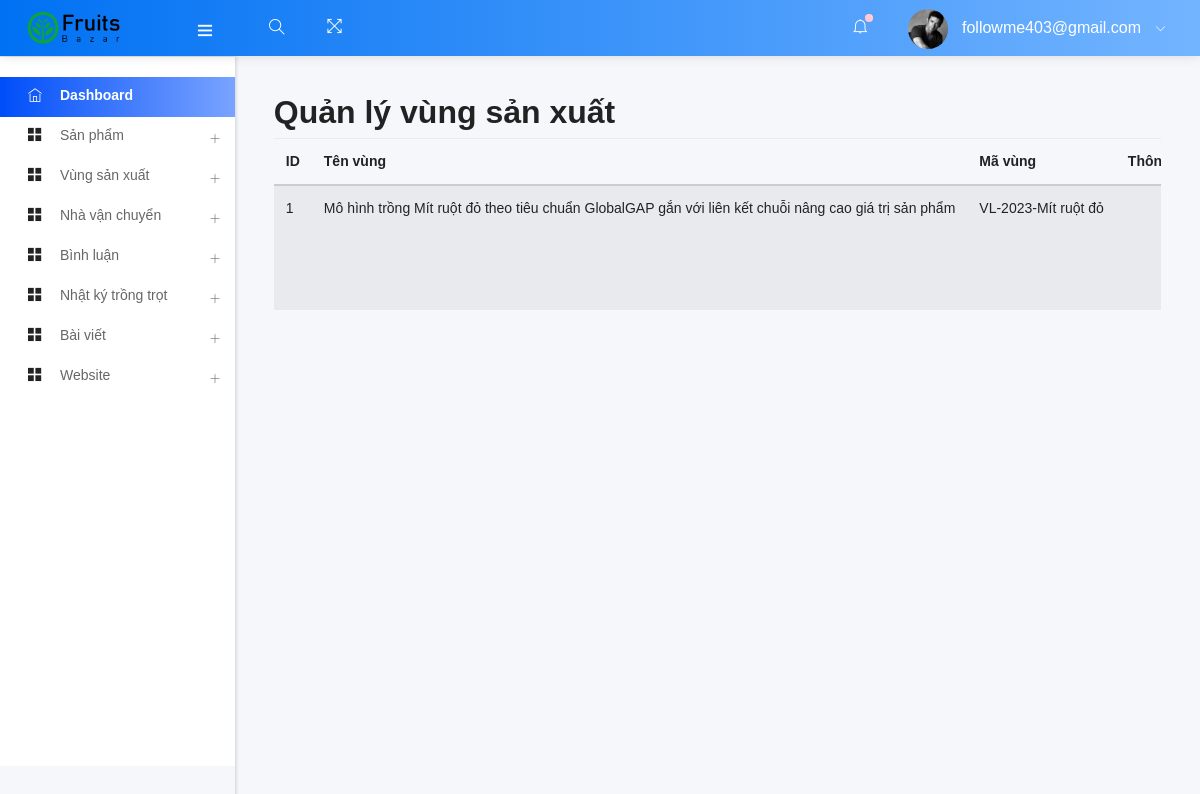
The app's page /nongdan/manage_order.php (signed in) with its own data.
### tables this page shows
CREATE TABLE `vungsanxuat` (
  `id_vung` int(11) NOT NULL,
  `nguoidang` int(11) NOT NULL,
  `nhatky` int(11) NOT NULL,
  `tenvung` varchar(255) NOT NULL,
  `mavung` varchar(100) NOT NULL,
  `hinhanh` varchar(255) NOT NULL,
  `maqr` varchar(255) NOT NULL,
  `sdt` varchar(10) NOT NULL,
  `diachi` varchar(255) NOT NULL,
  `bando` text NOT NULL,
  `thoigiannuoitrong` varchar(255) NOT NULL,
  `dientich` varchar(255) NOT NULL,
  `thongtin` text,
  `ngaytao` timestamp NOT NULL DEFAULT CURRENT_TIMESTAMP
);

### nongdan/manage_order.php (called while the page is built, shortened)
<?php
    include ("template.php");
?>

### nongdan/class/adminback.php (called while the page is built, shortened)
<?php
class  adminback
{
    private $connection;
    function __construct()
    {
        $dbhost = "localhost";
        $dbuser = "tien123";
        $dbpass = "123456";
        $dbname = "nongsanquenha";
        $this->connection = mysqli_connect($dbhost, $dbuser, $dbpass, $dbname);
        mysqli_set_charset($this->connection, 'UTF8');
    }
    function display_vsx($data)
    {
        $query = "SELECT * FROM `vungsanxuat` WHERE nguoidang = '$data'";
        if (mysqli_query($this->connection, $query)) {
            $ctg_info = mysqli_query($this->connection, $query);
            return $ctg_info;
        }
    }
}

### nongdan/views/manage_order_view.php (the view, shortened to what this page needs)
  <h2>Quản lý vùng sản xuất</h2>
<?php
$vsx = $obj-> display_vsx($nongdan_id);
?>
<div >
<div style="overflow-x: auto;">
<table class="table table-striped">
    <thead>
        <tr>
            <th>ID</th>
            <th>Tên vùng</th>
            <th>Mã vùng</th>
            <th>Thông tin</th>
        </tr>
    </thead>
    <tbody>
    <?php
        $dem = 1;
        while($v = mysqli_fetch_assoc($vsx)){ ?>
            <tr>
                <td><?php echo $dem ?></td>
                <td><?php echo $v['tenvung'] ?></td>
                <td><?php echo $v['mavung'] ?></td>
                <td><?php echo $v['thongtin'] ?></td>
            </tr>
        <?php
            $dem++;
        }
        ?>
    </tbody>
</table>
</div>
</div>

### records on screen
vungsanxuat: tenvung "Mô hình trồng Mít ruột đỏ theo tiêu chuẩn GlobalGAP gắn với liên kết chuỗi nâng cao giá trị sản phẩm", mavung "VL-2023-Mít ruột đỏ"

### other values on screen
$nongdan_email "followme403@gmail.com"
